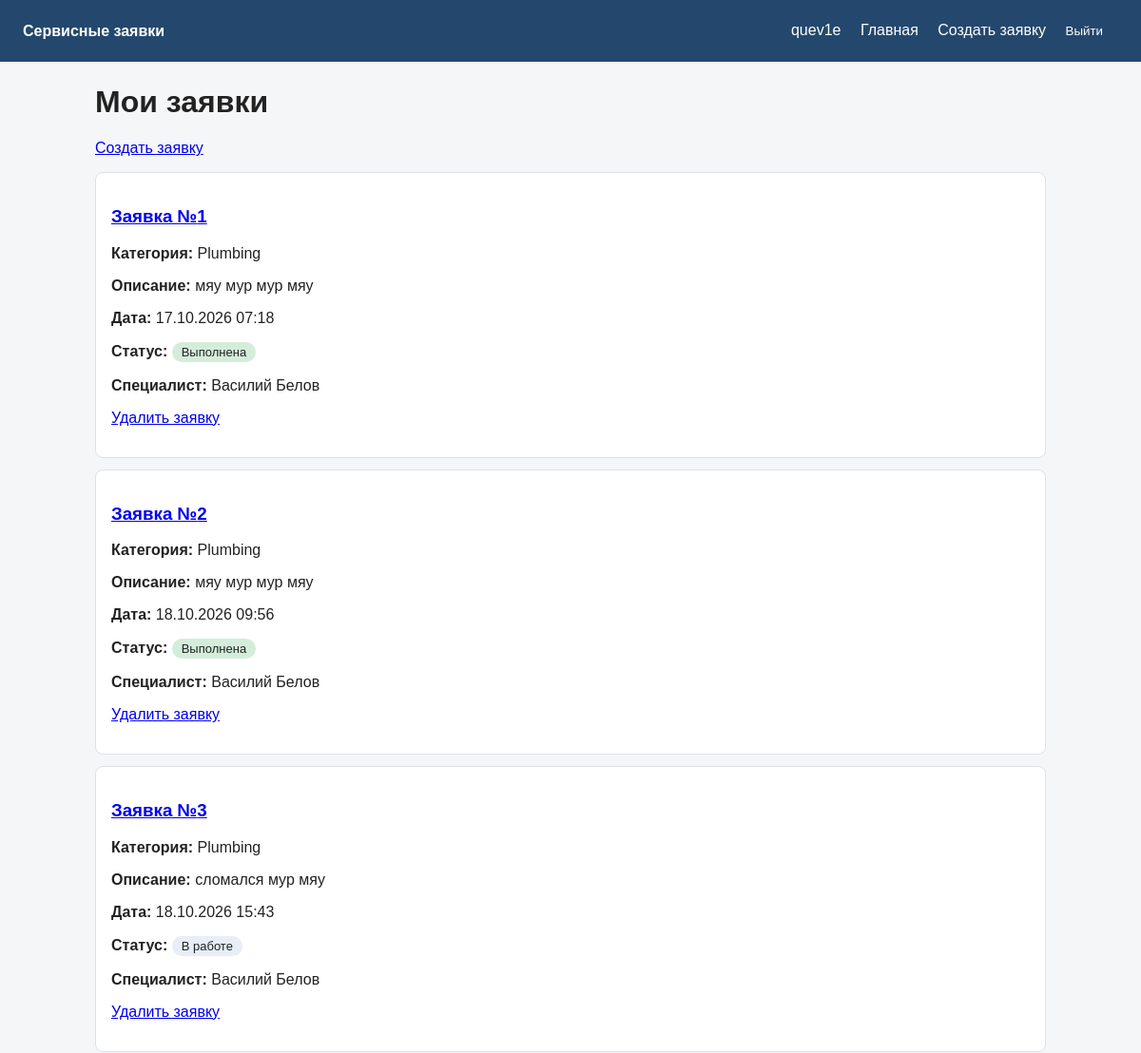
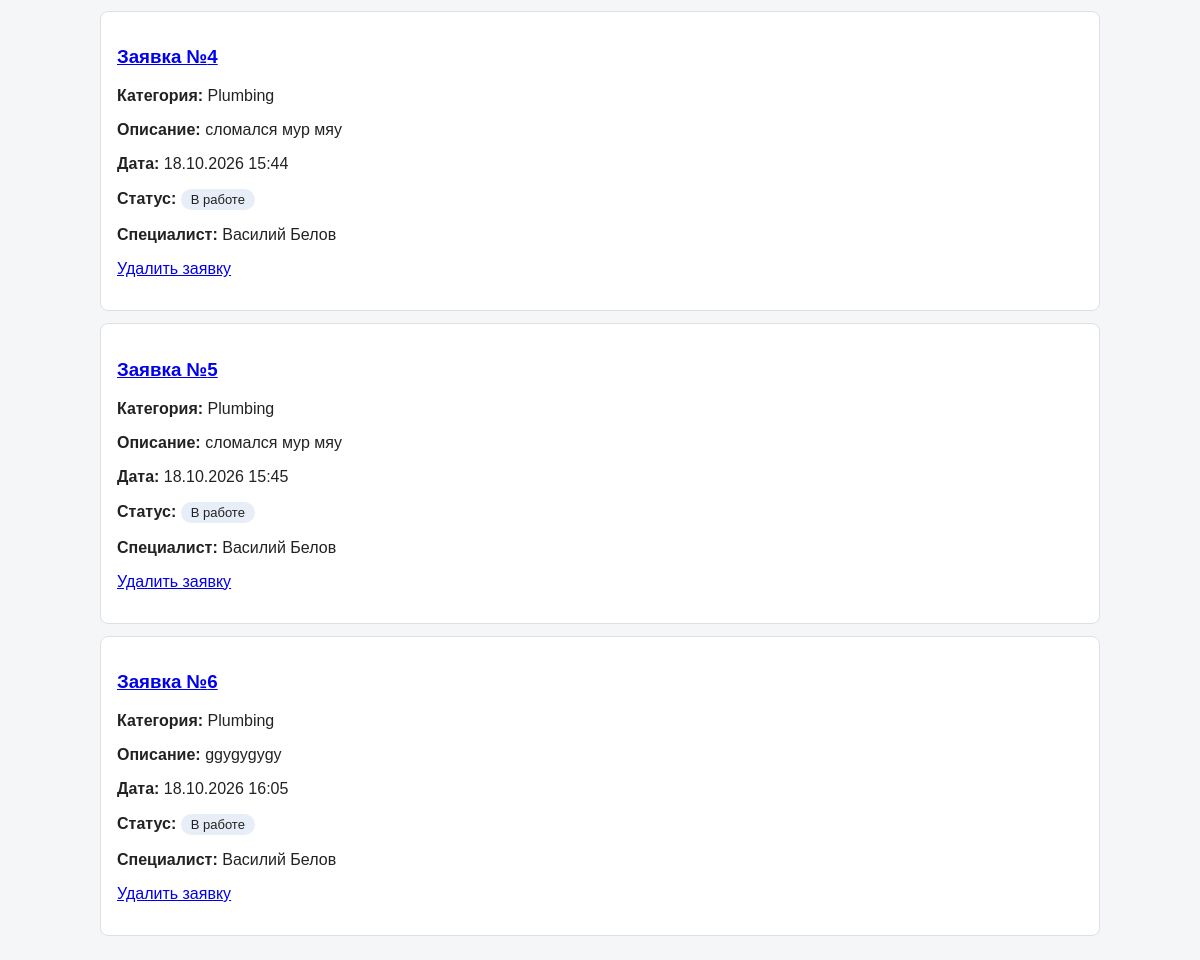
The page / (signed in) on the database as committed earlier (2 pictures, top to bottom).
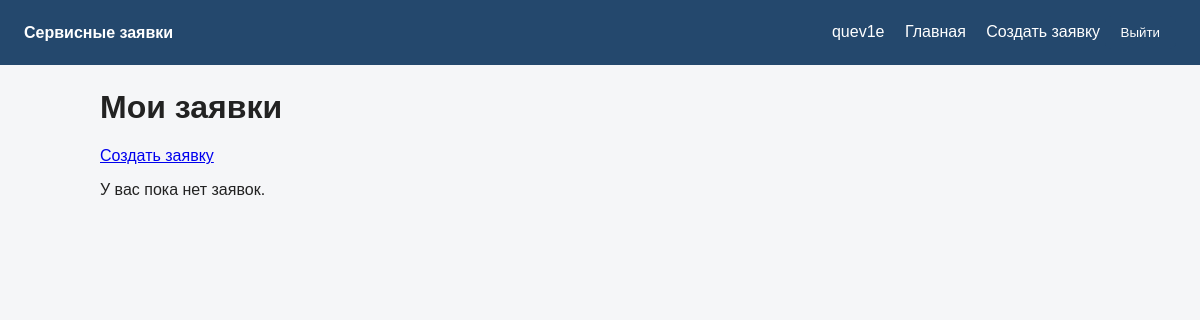
The same page on the database as committed later.
### requests/models.py (models this page shows, shortened)
class Request(models.Model):
    author = models.ForeignKey(
        User,
        on_delete=models.PROTECT,
        related_name='requests'
    )
    category = models.ForeignKey(
        Category,
        on_delete=models.PROTECT,
        related_name='requests'
    )
    description = models.CharField(
        max_length=1024
    )
    date = models.DateTimeField(
        auto_now_add=True
    )
    STATUSES = [
        ('New', 'Новая'),
        ('In progress', 'В работе'),
        ('Completed', 'Выполнена'),
    ]
    status = models.CharField(
        choices=STATUSES,
        default='New'
    )
    specialist = models.ForeignKey(
        User,
        on_delete=models.SET_NULL,
        null=True,
        blank=True,
        related_name="taken_requests",
        limit_choices_to={"role": "Specialist"}
    )

class Category(models.Model):
    CATEGORIES = [
        ('Plumbing', 'Сантехника'),
        ('Electrical', 'Электрика'),
        ('Household', 'Хозяйственные работы')
    ]
    name = models.CharField(
        choices=CATEGORIES
    )

### users/models.py (models this page shows, shortened)
class User(AbstractUser):
    ROLES = [
        ('Resident', 'Проживающий'),
        ('Specialist', 'Специалист'),
        ("Administrator", "Администратор")
    ]
    role = models.CharField(
        choices=ROLES,
        default='Resident',
        verbose_name='Роль'
    )
    username = models.CharField(
        max_length=124,
        unique=True,
        verbose_name='Юзернейм'
    )
    first_name = models.CharField(
        max_length=124,
        verbose_name='Имя'
    )
    last_name = models.CharField(
        max_length=124,
        verbose_name='Фамилия'
    )
    patronymic = models.CharField(
        max_length=124,
        blank=True,
        verbose_name='Отчество'
    )
    email = models.EmailField(
        unique=True,
        verbose_name='Емейл'
    )
    phone = models.CharField(
        max_length=12,
        verbose_name='Номер телефона'
    )
    is_active = models.BooleanField(
        default=True,
        verbose_name='Активный пользователь'
    )

### requests/views.py (the view, shortened to what this page needs)
# urls.py: path('', index, name='index'),
@login_required
def index(request):
    templates = {
        'Resident': 'home/resident.html',
        'Specialist': 'home/specialist.html',
        'Administrator': 'home/administrator.html'
    }
    role = request.user.role
    template_name = templates.get(request.user.role)
    if not template_name:
        raise PermissionDenied("Для пользователя не определена роль.")
    if role == 'Administrator':
        return render(request, template_name)
    if role == 'Resident':
        requests = Request.objects.filter(author=request.user)
        context = {
            'requests': requests,
            'user': request.user
        }
        return render(request, template_name, context)

### templates/home/resident.html (shortened to what this page needs)
{% extends "base.html" %}
{% block content %}
    <h1>Мои заявки</h1>
    <p>
        <a href="{% url 'requests:create' %}">Создать заявку</a>
    </p>
    {% if requests %}
        {% for item in requests %}
            <div class="card">
                <h3>
                    <a href="{% url 'requests:detail' item.pk %}">
                        Заявка №{{ item.pk }}
                    </a>
                </h3>
                <p><strong>Категория:</strong> {{ item.category.name }}</p>
                <p><strong>Описание:</strong> {{ item.description }}</p>
                <p><strong>Дата:</strong> {{ item.date|date:"d.m.Y H:i" }}</p>
                <p>
                    <strong>Статус:</strong>
                    <span class="status status-{{ item.status|lower|cut:" " }}">
                        {{ item.get_status_display }}
                    </span>
                </p>
                <p>
                    <strong>Специалист:</strong>
                    {% if item.specialist %}
                        {{ item.specialist.get_full_name|default:item.specialist.username }}
                    {% else %}
                        Не назначен
                    {% endif %}
                </p>
                <p>
                    <a href="{% url 'requests:request-delete' item.pk %}">
                        Удалить заявку
                    </a>
                </p>
            </div>
        {% endfor %}
    {% else %}
        <p>У вас пока нет заявок.</p>
    {% endif %}
{% endblock %}

Rows that differ between the two databases and show on the page:
removed Request: pk "1", category.name "Plumbing", description "мяу мур мур мяу", date "17.10.2026 07:18", status "Выполнена", specialist.get_full_name "Василий Белов"
removed Request: pk "2", category.name "Plumbing", description "мяу мур мур мяу", date "18.10.2026 09:56", status "Выполнена", specialist.get_full_name "Василий Белов"
removed Request: pk "3", category.name "Plumbing", description "сломался мур мяу", date "18.10.2026 15:43", status "В работе", specialist.get_full_name "Василий Белов"
removed Request: pk "4", category.name "Plumbing", description "сломался мур мяу", date "18.10.2026 15:44", status "В работе", specialist.get_full_name "Василий Белов"
removed Request: pk "5", category.name "Plumbing", description "сломался мур мяу", date "18.10.2026 15:45", status "В работе", specialist.get_full_name "Василий Белов"
removed Request: pk "6", category.name "Plumbing", description "ggygygygy", date "18.10.2026 16:05", status "В работе", specialist.get_full_name "Василий Белов"
Other text that changed with them:
text now shown: "У вас пока нет заявок."
